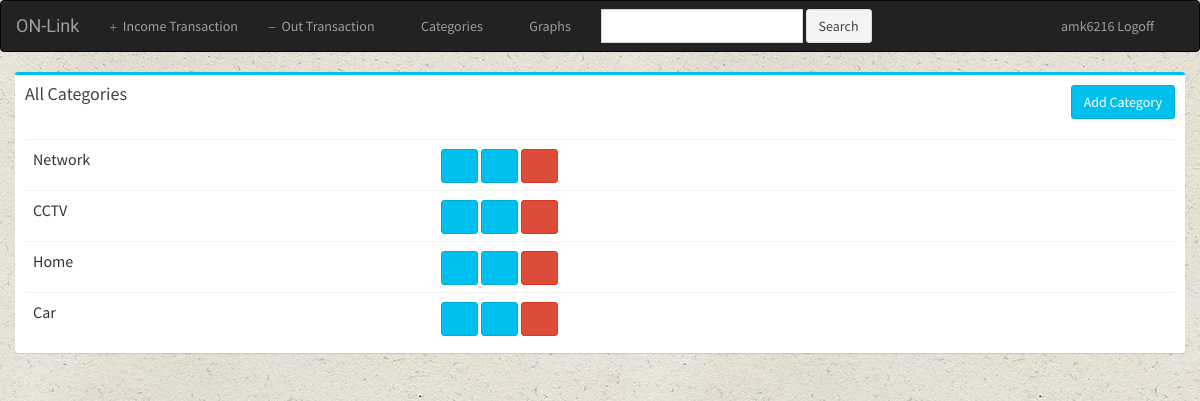
The page /basic/categories/ (signed in) on the database its author committed.
### basic/models.py (models this page shows)
class Category(models.Model):
	user = models.ForeignKey(User,on_delete = models.CASCADE,default = 1)
	name = models.CharField(max_length = 64)
	def __str__(self):
		return self.name

### basic/views.py (the view)
def CategoryList(request):
	if not request.user.is_authenticated():
		return render(request, 'basic/login.html')
	else:
		all_categories = Category.objects.filter(user=request.user)
		context = {"all_categories":all_categories}
		return render(request,"basic/categories.html",context)

### basic/templates/basic/categories.html
{% extends 'basic/base.html' %}
{% block body %}
<div class="container container-fluid">
	<div class="row">
		<div class="box box-info">
			<div class="box-header">
				<h4 class="box-title">All Categories</h4>
				<a href="{% url 'basic:add_category' %}" class="btn btn-info pull-right">Add Category</a>
			</div>
			<div class="box-body">
				<table class="table table-hover tabled bordered">
					{% for cat in all_categories %}
						<tr>
							<td>{{cat}}</td>
							<td>
								<a href="{% url 'basic:subcategory_list' cat.id %}"><span class="btn btn-info glyphicon glyphicon-list"></span></a>
								<a href = "{% url 'basic:edit_category' cat.id %}"><span class="btn btn-info glyphicon glyphicon-edit"></span></a>
								<a href = "{% url 'basic:delete_category' cat.id %}" ><span class="btn btn-danger glyphicon glyphicon-remove"></span></a>
							</td>
						</tr>
					{% endfor %}
				</table>
			</div>
		</div>
	</div>
</div>
{% endblock %}

### basic/templates/basic/base.html (shortened to what this page needs)
<html>
	<head>
		{% load staticfiles %}
		<link rel="stylesheet" type="text/css" href="{% static 'basic/style.css' %}">
		  <link rel="stylesheet" href="{% static 'basic/bootstrap/css/bootstrap.min.css' %}">
		  <link rel="stylesheet" href="https://cdnjs.cloudflare.com/ajax/libs/font-awesome/4.5.0/css/font-awesome.min.css">
		  <link rel="stylesheet" href="https://cdnjs.cloudflare.com/ajax/libs/ionicons/2.0.1/css/ionicons.min.css">
		  <link rel="stylesheet" href="{% static 'basic/plugins/datatables/dataTables.bootstrap.css' %}">
  		  <link rel="stylesheet" href="{% static 'basic/plugins/morris/morris.css' %}">
		  <link rel="stylesheet" href="{% static 'basic/dist/css/AdminLTE.min.css' %}">
		  <link rel="stylesheet" href="{% static 'basic/dist/css/skins/_all-skins.min.css' %}">
	</head>
	<body>
		<div class="navbar navbar-inverse">
			<div class="container-fluid">
				<div class="navbar-header">
					<a href="{% url 'basic:index' %}" class="navbar-brand">ON-Link</a>
				</div>
				<div class="navbar-collapse collapse" id="topNavBar">
					<ul class="nav navbar-nav">
						<li><a href="{% url 'basic:addincome' %}"><span class="glyphicon glyphicon-plus" aria-hidden="true"></span>&nbsp;  Income Transaction</a></li>
						<li><a href="{% url 'basic:addoutcome' %}"><span class="glyphicon glyphicon-minus" aria-hidden="true"></span>&nbsp;  Out Transaction</a></li>
						<li>
							<a href="{% url 'basic:category_index' %}">
								<span class="glyphicon glyphicon-th" aria-hidden="true"></span>&nbsp; Categories
							</a>
						</li>
						<li>
							<a href="{% url 'basic:graphs' %}">
								<span class="glyphicon glyphicon-stats" aria-hidden="true"></span>&nbsp; Graphs
							</a>
						</li>
					</ul>
					<form class="navbar-form navbar-left" role="search" method="get" action="#">
						<div class="form-group">
							<input type="text" class="form-control" name="q" value="">
						</div>
						<button type="submit" class="btn btn-default">Search</button>
					</form>
					<ul class="nav navbar-nav pull-right">
						<li><a href="{% url 'basic:logout_user' %}"><span class="glyphicon glyphicon-user" aria-hidder="true"></span>&nbsp;{{user}} Logoff </a></li>
					</ul>
				</div>
			</div>
		</div>
		{% block body %}
		{% endblock %}
	</body>
</html>

### basic/static/basic/style.css (style rules this page uses)
body { background: url("images/bg.jpg") ; }
.navbar { border-radius: 0; }
.navbar-brand { font-family: 'Satisfy',cursive; }

### rows shown on the page
Category: name "Network"
Category: name "CCTV"
Category: name "Home"
Category: name "Car"

### other values the page prints
{{ user }} "amk6216"
